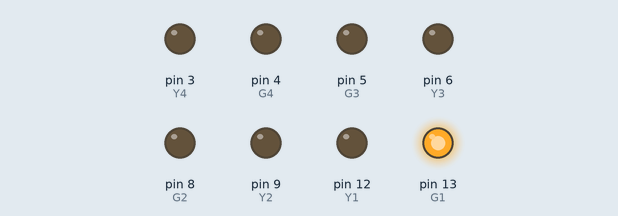
This sketch was run on a simulated Arduino Uno, built with avr-gcc and run on an emulated ATmega328P. Parts: output pins drawn as LEDs (lit = HIGH). Pins used as bus, display or sensor lines are not drawn.

Above: at 3.5 s.
At 13.5 s:
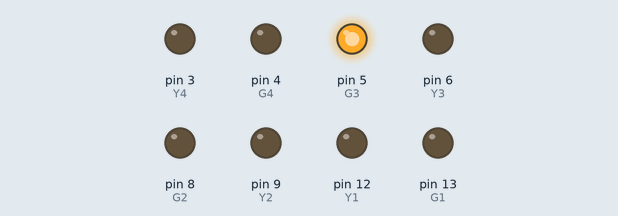
At 18.5 s:
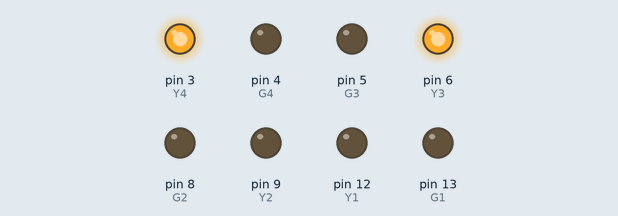
At 23.5 s:
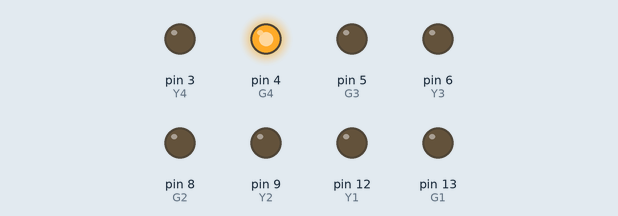
At 34.5 s:
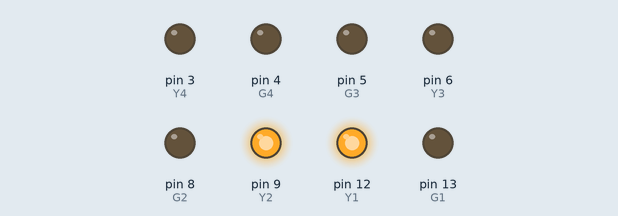
At 44.5 s:
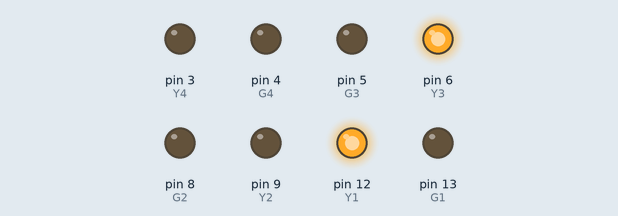
Timing chart, 0 to 46.8 s (numbered marks = the images above):
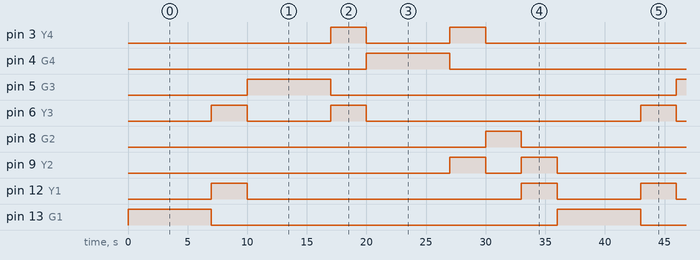

The sketch:

Traffic_Light.ino
```cpp
int R1 = 11;      /** ket: R = lampu merah ;**/
int Y1 = 12;      /** ket: Y = lampu kuning ;**/
int G1 = 13;      /** ket: G = lampu hijau ;**/
int R2 = 10;
int Y2 = 9;
int G2 = 8;
int R3 = 7;
int Y3 = 6;
int G3 = 5;
int R4 = 2;
int Y4 = 3;
int G4 = 4;

void setup() {
  pinMode(R1,OUTPUT);
  pinMode(Y1,OUTPUT);
  pinMode(G1,OUTPUT);
  pinMode(R2,OUTPUT);
  pinMode(Y2,OUTPUT);
  pinMode(G2,OUTPUT);
  pinMode(R3,OUTPUT);
  pinMode(Y3,OUTPUT);
  pinMode(G3,OUTPUT);
  pinMode(R4,OUTPUT);
  pinMode(Y4,OUTPUT);
  pinMode(G4,OUTPUT);

}


void loop(){
  digitalWrite(G1, HIGH);
  digitalWrite(R2, HIGH);
  digitalWrite(R3, HIGH);
  digitalWrite(R4, HIGH);
  delay(7000);
  digitalWrite(G1, LOW);
  digitalWrite(R3, LOW);
  digitalWrite(Y1, HIGH);
  digitalWrite(Y3, HIGH);
  delay(3000);
  digitalWrite(Y1, LOW);
  digitalWrite(Y3, LOW);
  digitalWrite(R1, HIGH);
  digitalWrite(G3, HIGH);
  delay(7000);
  digitalWrite(G3, LOW);
  digitalWrite(R4, LOW);
  digitalWrite(Y3, HIGH);
  digitalWrite(Y4, HIGH);
  delay(3000);
  digitalWrite(Y3, LOW);
  digitalWrite(Y4, LOW);
  digitalWrite(R3, HIGH);
  digitalWrite(G4, HIGH);
  delay(7000);
  digitalWrite(G4, LOW);
  digitalWrite(R2, LOW);
  digitalWrite(Y4, HIGH);
  digitalWrite(Y2, HIGH);
  delay(3000);
  digitalWrite(Y4, LOW);
  digitalWrite(Y2, LOW);
  digitalWrite(R4, HIGH);
  digitalWrite(G2, HIGH);
  delay(3000);
  digitalWrite(R1, LOW);
  digitalWrite(G2, LOW);
  digitalWrite(Y1, HIGH);
  digitalWrite(Y2, HIGH);
  delay(3000);
  digitalWrite(Y2, LOW);
  digitalWrite(R1, LOW);
  digitalWrite(Y1, LOW);
}
```

Measured:
- by itself, pin 3 (Y4), pin 6 (Y3): repeats every 36.0 s: LOW 7.0 s, HIGH 3.0 s, LOW 23.0 s, HIGH 3.0 s
- by itself, pin 4 (G4), pin 5 (G3), pin 13 (G1): alternates HIGH for 7.0 s and LOW for 29.0 s
- by itself, pin 8 (G2): alternates HIGH for 3.0 s and LOW for 33.0 s
- by itself, pin 9 (Y2): repeats every 36.0 s: LOW 3.0 s, HIGH 3.0 s, LOW 27.0 s, HIGH 3.0 s
- by itself, pin 12 (Y1): repeats every 36.0 s: LOW 23.0 s, HIGH 3.0 s, LOW 7.0 s, HIGH 3.0 s
